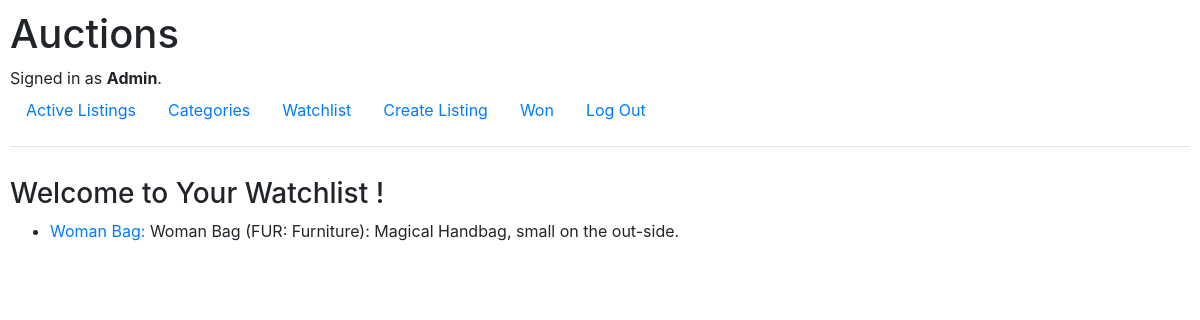
Before: /watchlist/ (signed in) with the older database file.
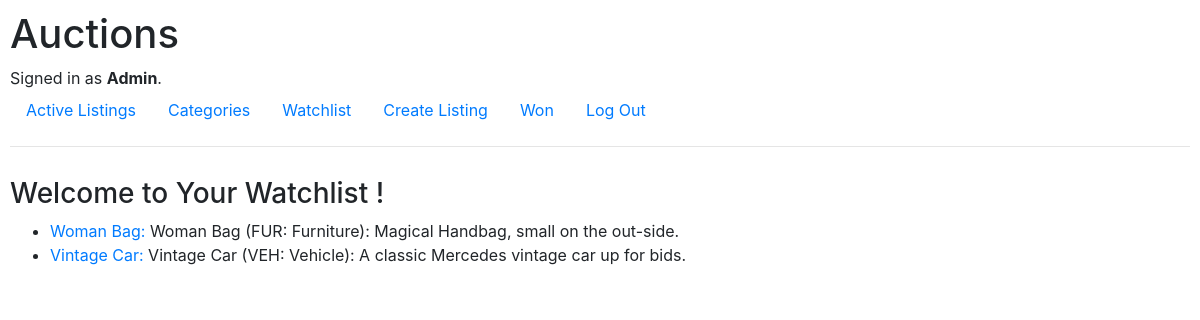
After: the same page with the newer database file.
### auctions/models.py (models this page shows, shortened)
class User(AbstractUser):
    pass

class Watchlist(models.Model):
    user = models.ForeignKey(User, on_delete=models.CASCADE, related_name="watch_user_ref")
    auction = models.ForeignKey(AuctionListing, on_delete=models.CASCADE, related_name="watch_listing_ref")
    state = models.BooleanField(default=False)

class AuctionListing(models.Model):
    product = models.ForeignKey(Product, on_delete=models.CASCADE, related_name="listing_product_ref", null=True, blank=True)
    bid = models.ForeignKey(Bid, on_delete=models.SET_NULL, related_name="bid_ref", null=True, blank=True)
    date = models.DateTimeField(auto_now_add=True)
    active = models.BooleanField(default=True)
    comment = models.ManyToManyField(Comment, blank=True, related_name="comment_auction_ref")

class Product(models.Model):
    user = models.ForeignKey(User, on_delete=models.CASCADE, related_name="product_user", null=True, blank=True)
    name = models.CharField(max_length=64)
    category = models.ForeignKey(Category, on_delete=models.CASCADE, related_name="category_ref")
    description = models.TextField()
    initial_price = models.IntegerField(default=1)
    picture = models.CharField(max_length=128, blank=True, null=True)
    def __str__(self):
        return f"{self.name} ({self.category}): {self.description}"

class Category(models.Model):
    code = models.CharField(max_length=10)
    details = models.CharField(max_length=64)
    def __str__(self):
        return f"{self.code}: {self.details}"

### auctions/views.py (the view)
# urls.py: path("watchlist/", views.watchlist, name="watchlist"),
@login_required
def watchlist(request):
    current_user_id = request.user.id
    watchlist = Watchlist.objects.filter(user=current_user_id)
    return render(request, "auctions/watchlist.html", {
        "watchlist": watchlist
    })

### auctions/templates/auctions/watchlist.html
{% extends "auctions/layout.html" %}
{% load static %}
{% block body %}
<h3>Welcome to Your Watchlist <b>{{ watchlist.user }}</b> !</h3>
<ul>
  {% for item in watchlist %}
  <li><a href="{% url 'page' item.auction.id%}">{{ item.auction.product.name }}: </a>{{ item.auction.product }}</li>
  {% empty %}
  <li>No items.</li>
  {% endfor %}
</ul>
{% endblock %}

### auctions/templates/auctions/layout.html (shortened to what this page needs)
{% load static %}
<!DOCTYPE html>
<html lang="en">
    <head>
        <link rel="stylesheet" href="https://stackpath.bootstrapcdn.com/bootstrap/4.4.1/css/bootstrap.min.css">
        <link href="{% static 'auctions/styles.css' %}" rel="stylesheet">
    </head>
    <body>
        <h1>Auctions</h1>
        <div>
            {% if user.is_authenticated %}
                Signed in as <strong>{{ user.username }}</strong>.
            {% else %}
                Not signed in.
            {% endif %}
        </div>
        <ul class="nav">
            <li class="nav-item">
                <a class="nav-link" href="{% url 'index' %}">Active Listings</a>
            </li>
            {% if user.is_authenticated %}
                <li class="nav-item">
                  <a class="nav-link" href="{% url 'categories' %}">Categories</a>
                </li>
                <li class="nav-item">
                  <a class="nav-link" href="{% url 'watchlist' %}">Watchlist</a>
                </li>
                <li class="nav-item">
                  <a class="nav-link" href="{% url 'create' %}">Create Listing</a>
                </li>
                <li class="nav-item">
                  <a class="nav-link" href="{% url 'won' %}">Won</a>
                </li>
                <li class="nav-item">
                    <a class="nav-link" href="{% url 'logout' %}">Log Out</a>
                </li>
            {% endif %}
        </ul>
        <hr>
        {% block body %}
        {% endblock %}
    </body>
</html>

### auctions/static/auctions/styles.css (style rules this page uses)
body { padding: 10px; }
h3 { margin-top: 30px; }

Changed rows visible on the page:
added Watchlist: auction.product.name "Vintage Car", auction.product "Vintage Car (VEH: Vehicle): A classic Mercedes vintage car up for bids."
